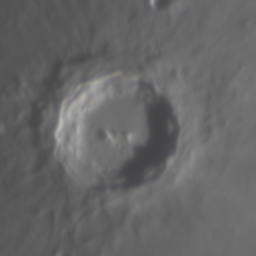
#> input picture samples/crater.png, 256 x 256 px, shrunk from 599 x 600 before the run
$ jupyter execute '3. Richardson-Lucy.ipynb'   (shell and % lines are left out)
#> lines starting #> are read from the running program, lines starting #| are printed output that depends on the picture
# Theory behind R-L algorithm

Let's take a step back and consider of the nature of the signal that we are dealing with.

We know that light is emitted, arrives at and is detected by our digital photographic sensors not in a continuous fashion but discretely,
as described by Poisson statistics.

If we consider a source that produces a stable rate $\lambda$, the coun obtained from a photodetector will not be deterministic. It will be a integer probability distribution also known as a Poisson Distribution.

[cell 1]
import cv2
import matplotlib.pyplot as plt
import matplotlib
matplotlib.rcParams["figure.dpi"] = 150

[cell 2]
import numpy as np
from scipy.stats import poisson

x = np.arange(0, 11)
y = poisson.pmf(x, 3)

plt.title("Distribution for rate 3 counts per second.")
plt.plot(x, y, marker="o")
plt.xlabel("Number of counts")
plt.ylabel("Probability")
plt.grid(True)
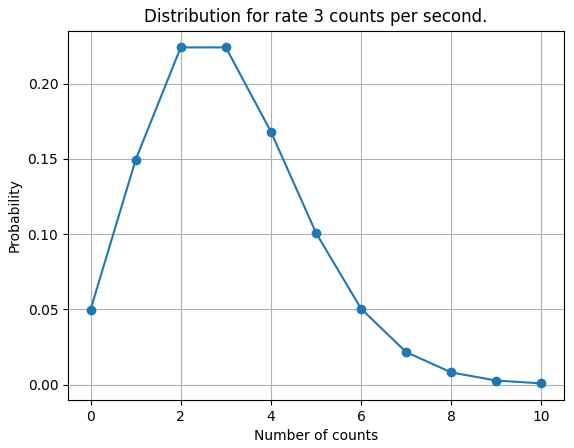
#> figure drawn by matplotlib, 1 panel; curve peaks at x = 2, y = 0.224

With exposure resulting in $\lambda$ photoelectrons per pixel on average,
the probability $p$ that a given pixel will collect $i$ counts during exposure is:

$$
p(i) = e^{-\lambda} \frac{\lambda^i}{i!}
$$

The problem that we will be solving here is finding a $\lambda$ based on the observed count.
Intuitively it is obvious that if we look at a single pixel in isolation the answer could literally be anything so in that case the problem does not have a well defined solution. But if we have more than one pixel we can start making more probable educated guesses, the more the pixels the more probably accurate the guesses.

The probability of two independent events occurring is the product of their individual probabilities.
Using the equation presented above we can calculate the probability that the value $i$ recorded by each pixel in the image file refers to a estimated $\lambda$ associated with it.

The joint probability over the whole image $P(I)$ ) (remember it is a SCALAR) is the product of the individual pixel probabilities $p(i)$.

$$
P(I) = \prod e^{-\Lambda} \frac{\Lambda^{I}}{I!}
$$

In other words, probability that the result obtained from the sensor will be $I$ is equal to the product of all pixel probabilities in a matrix
given by the expression on the right side of $\prod$. In that expression $\Lambda$ is a rate matrix and all operations all element wise.

What we want to do is to find such matrix $\Lambda$ to maximize the probability matrix $P(I)$.

First we will simplify the equation by taking a logarythm from both sides.
We can do this because the maxima of a surface and their logarithm coincide, as do their minima.  With logarithms exponents become factors and products become sums so now we need to maximize this simpler equation instead:

$$
ln(P(I)) = - \sum (\Lambda - I\text{ln}(\Lambda) + ln(I!))
$$

The job is to vary our estimated uncorrupted image $\Lambda$ until $P(I)$ is maximized, meaning that there is maximum chance that captured image data $I$ is a consequence of it. This is called Maximum Likelihood Estimation.

The last term in the equation is a constant offset that does not vary with
$\Lambda$, it does not affect when the maximum occurs so we can drop it.

$$
ln(P(I)) = - \sum (\Lambda - I \text{ln}(\Lambda))
$$

Finally we can notice that we can drop minus from this equation and minimize the "unlikelyhood".

So to sum up we need to minimize the following function:

$$
J(\Lambda) = \sum (\Lambda - I \text{ln}(\Lambda))
$$

There is however a problem because we know that the received image $I$ is also subjected tp the blurring by the point spread function $H$
For that reason we need to replace the image without the poisson noise $\Lambda$ with convolution of image without the noise and blurr $O$
with a point spread fuction $H$.

$$
J(O) = \sum (O*H - I \text{ln}(O*H))
$$

Now to find the minimum of the above function first we compute it's gradient:

The gradient of our cost function can be expressed as:

$$
\nabla J(O) =  \left[ 1 - \frac{I}{O * H} \right] * H^T
$$

T means adjugate matrix of point spread function $H$. This is a determinant of the matrix multiplied by it's inverse.

$$
H^T = \text{det}(H)H^{-1}
$$

Then we can exploit the fact that $J(O)$ is a convex function which means that minimum value of this function is in the place where $\nabla J(O) = 0$.

So in other words we have to solve the following equation:

$$
0 = \left[ 1 - \frac{I}{O * H} \right] * H^T
$$

We can then exploit some properties of convolution and get this:

$$
1 = \frac{I}{O * H} * H^T
$$

Unfortunately the closed form solution does not really exist. So let's try to invent iterative process in which we can find the matrix $O$ that will satisfy
the above equation.

To do this first we will investigate a gradient descent process. The gradient descent process that minimizes the loss function $J(O)$ is expressed by the following formula:

$$
O_{k+1} = O_k - \alpha \nabla J(O_k)
$$

Where alpha is some small number that determines how fast we descend. If alpha is sufficiently small then at each iteration we are getting closer to the solution.
As the gradient descent progresses, the gradient will approach zero. It is important to note that that next value is obtained in fact by shifting the current value by a small amount in the direction opposite to the gradient.

If we look at the equation $1 = \frac{I}{O * H} * H^T$ we can see that as we approach solution term $\frac{I}{O * H} * H^T$ will approach 1.

Now let's investigate what happens to the value of $\frac{I}{O * H} * H^T$ as we vary the $O$. If $O$ is growing the value of the term will decrease. If will decrease
the value of $O$ then the value of the term will increase. That gives us an opportunity to come up with a very clever way to approximate the solution by means of gradient descent but without all troubles with finding a right $\lambda$.

To explain how we can do this let's investigate what happens when we multiply the $\frac{I}{O * H} * H^T$ by the current value $O_k$.
If $O_k$ is to high, $\frac{I}{O * H} * H^T$ will be smaller than 1 so the result of the multiplication will be smaller.
If $O_k$ is to low then the $\frac{I}{O * H} * H^T$ will be larger than 1 so the result of the multiplication will be larger than the current value of $O_k$.
Also as $O_k$ approaches solution, the changes will become smaller as  $\frac{I}{O * H} * H^T$ will converge to 1.

This very simple thinking results in a formula for Richardson Lucy deconvolution:

$$
O_{k+1} = O_k\left[ \frac{I}{O_k * H} * H^T \right]
$$

# Implementation

Now let's implement richardson lucy deconvolution:

[cell 3]
from scipy.ndimage.filters import convolve
from tqdm import tqdm

def rl(raw_image, psf, niter):

    # Normalize PSF.
    psf /= psf.sum()

    # Magic proerties involved here,
    # We can compute H^T in this way.
    psf_adjug = psf[::-1]

    # Initialize O to the mean of the image.
    lucy = np.ones( raw_image.shape ) * raw_image.mean()

    for i in tqdm(range(niter)):
        # Convolve estimate wth the point spread function.
        estimate = convolve(lucy, psf, mode='mirror')
        estimate[np.isnan(estimate)] = 0

        # Divide raw image by estimate and convolve with the adjugate
        correction = convolve(raw_image/estimate, psf_adjug, mode='mirror')
        correction[np.isnan(correction)] = 0

        # Multiply to get the next value.
        lucy *= correction

    return lucy

[cell 4]
sample = cv2.imread("../samples/crater.png", cv2.IMREAD_GRAYSCALE)
#> sample: shape (256, 256); min 67, max 182, mean 101.7
plt.title("Distorted sample")
plt.imshow(sample, cmap='gray')
plt.colorbar()
#plt.savefig('3_distorted.png', dpi=300)
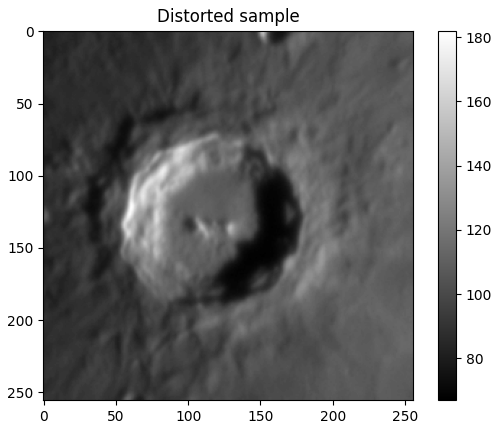
#> figure drawn by matplotlib, 2 panels

[cell 5]
import scipy.stats as st

def gkern(kernlen=27, nsig=3):
    """Returns a 2D Gaussian kernel."""

    x = np.linspace(-nsig, nsig, kernlen+1)
    kern1d = np.diff(st.norm.cdf(x))
    kern2d = np.outer(kern1d, kern1d)
    return kern2d/kern2d.sum()

[cell 6]
psf = gkern(27, 5.0)
plt.title("Estimate of PSF")
plt.imshow(psf)
plt.colorbar()
#plt.savefig('3_psf.png', dpi=300)
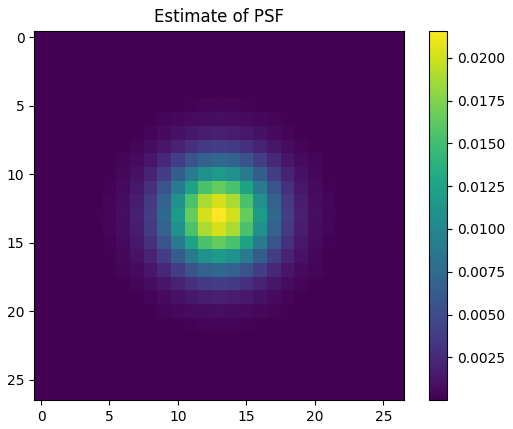
#> figure drawn by matplotlib, 2 panels

[cell 7]
estimate = rl(sample, psf, 100)
#> in rl, `psf /= psf.sum()`:
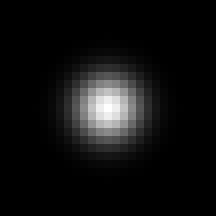
#> psf: shape (27, 27) float64 (shown 8 times larger); min 2.39e-12, max 0.0216, mean 0.00137; drawn with min black and max white
#> in rl, `lucy = np.ones( raw_image.shape ) * raw_image.mean()`: lucy: shape (256, 256) float64; every value is 101.7
#> the loop in rl, `for i in tqdm(range(niter)):` made 100 passes
#> pass 1, in rl, `correction = convolve(raw_image/estimate, psf_adjug, mode='mirror')`:
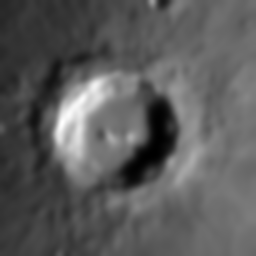
#> correction: shape (256, 256) float64; min 0.67, max 1.59, mean 1; drawn with min black and max white
#> after the loop in rl, `for i in tqdm(range(niter)):`:
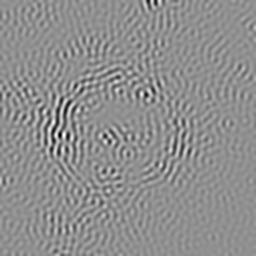
#> correction: shape (256, 256) float64; min 0.997, max 1, mean 1; drawn with min black and max white
#> after the loop in rl, `for i in tqdm(range(niter)):`:
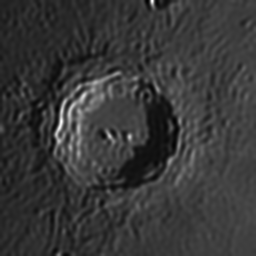
#> lucy: shape (256, 256) float64; min 51.78, max 277.9, mean 101.7; drawn with min black and max white

[cell 8]
plt.title("Filtered sample, 100 iterations of R-L")
plt.imshow(estimate, cmap='gray')
plt.colorbar()
#plt.savefig('3_filtered.png', dpi=300)
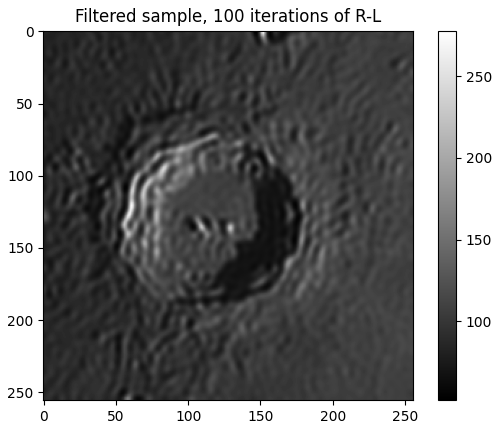
#> figure drawn by matplotlib, 2 panels
